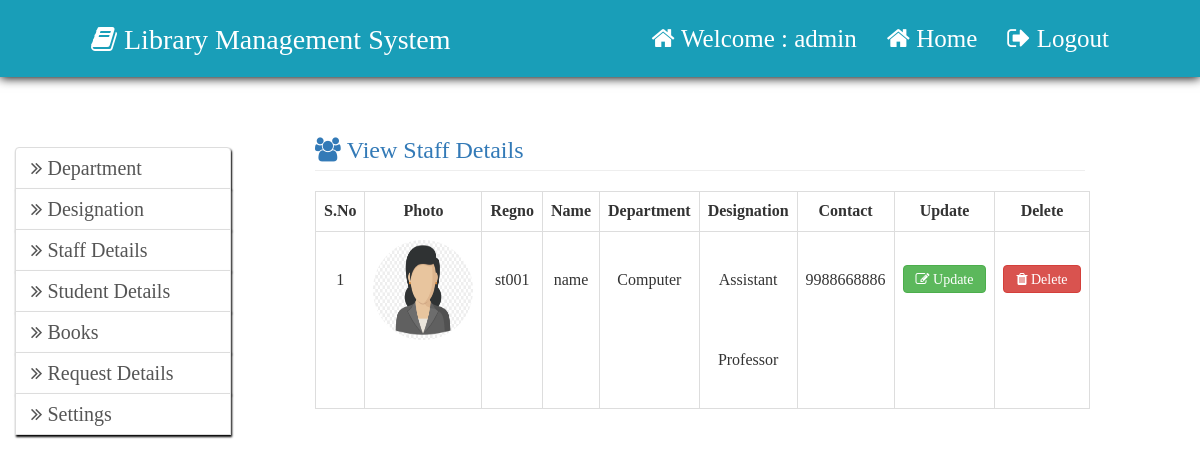
/admin/view_staff.php (signed in), run on the app's committed database.
### tables this page shows
CREATE TABLE `staff` (
  `sid` int(11) NOT NULL AUTO_INCREMENT,
  `regno` varchar(150) NOT NULL,
  `sname` varchar(150) NOT NULL,
  `semail` varchar(200) NOT NULL,
  `did` int(11) NOT NULL,
  `id` int(11) NOT NULL,
  `contact` varchar(150) NOT NULL,
  `gender` enum('male','female') NOT NULL,
  `image` varchar(150) NOT NULL,
  `role` char(20) NOT NULL,
  PRIMARY KEY (`sid`)
);

CREATE TABLE `staff_department` (
  `id` int(11) NOT NULL AUTO_INCREMENT,
  `s_d_name` varchar(64) NOT NULL,
  PRIMARY KEY (`id`)
);

CREATE TABLE `designation` (
  `id` int(11) NOT NULL AUTO_INCREMENT,
  `designation` varchar(150) NOT NULL,
  PRIMARY KEY (`id`)
);

### admin/view_staff.php (the view, shortened to what this page needs)
<?php
	include"../include/config.php";
?>
<html>
	<head>
		<?php
			include"../include/head.php";
		?>
	</head>
	<body>
		<?php include"admin_home_nav.php";?>
		<div class="col-md-3" style="margin-top:50px">
			<?php
				include"admin_sidenav.php";
			?>
		</div>
		<div class="col-md-8">
			<?php
				$qry="Select staff.sid, staff.regno, staff.sname, staff.did, staff.id, staff.contact,staff.gender,
  staff.image, designation.designation, staff_department.s_d_name
From staff Inner Join
  staff_department On staff.did = staff_department.id
  Inner Join
  designation On staff.id = designation.id";
				$res=$con->query($qry);
				if($res->num_rows>0)
				{
					$i=1;
					echo"
					<div class='asset-inner'>
					<h3 class='page-header text-primary'><span class='fa fa-users'> View Staff Details</span></h3>
						";
						echo"
						<table class='table table-bordered'>
							<tr>
								<th><center>S.No 		</center></th>
								<th><center>Photo		</center></th>
								<th><center>Regno       </center></th>
								<th><center>Name	    </center></th>
								<th><center>Department  </center></th>
								<th><center>Designation </center></th>
								<th><center>Contact     </center></th>
								<th><center>Update    </center></th>
								<th><center>Delete     </center></th>
							</tr>
					";
					while($row=$res->fetch_assoc())
					{
						echo"
							<tr class='center'>
								<td>{$i}</td>";
							if ($row["gender"] == "male") {
								echo "<td><center><img class='img-circle'src='../{$row["image"]}' height='100' width='100'></img></center></td>";
								}elseif ($row["gender"] == "female") {
								echo "<td><center><img class='img-circle'src='{$row["image"]}' height='100' width='100'></img></center></td>";
								}
						echo "
								<td>{$row["regno"]}</td>
								<td>{$row["sname"]}</td>
								<td>{$row["s_d_name"]}</td>
								<td>{$row["designation"]}</td>
								<td>{$row["contact"]}</td>
								<td><a id='cen' href='update_staff.php?id={$row["sid"]}' class='btn btn-success'><i class='fa fa-edit'> Update</i></a></td>
								<td><a id='cen' href='staff_delete.php?id={$row["sid"]}' class='btn btn-danger'><i class='fa fa-trash'> Delete</i></a></td>
							</tr>
						";
						$i++;
						}
					echo"
						</table>
						</div>
					";
				}
			?>
		</div>
	</body>
</html>

### css/style.css (style rules this page uses)
body { font-family:Times New Roman; font-size:20px; line-height: 1.42857143; color: #333; background-color: #fff; }

### admin/view_staff.php (style rules this page uses)
.center td { line-height:5!important; text-align:center; }
#cen { margin-top:25px; }

### data on the page
staff: image (picture), regno "st001", sname "name", staff_department.s_d_name "Computer", designation.designation "Assistant Professor", contact "9988668886"

### other printed values
$_SESSION['aname'] "admin"
